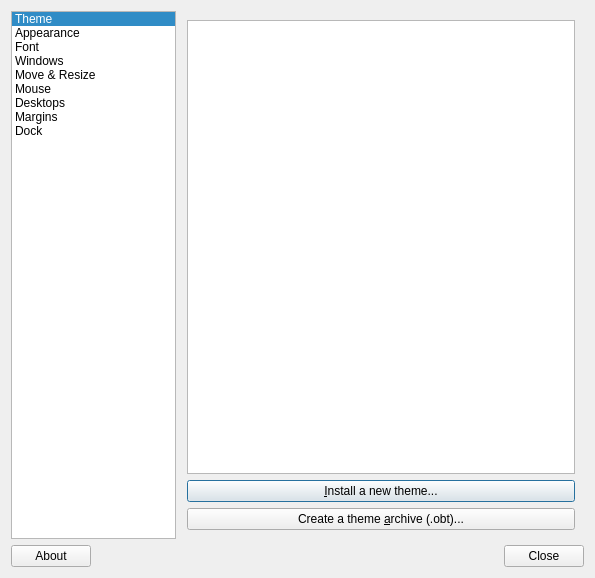
<?xml version="1.0" encoding="UTF-8"?>
<ui version="4.0">
 <class>MainDialog</class>
 <widget class="QDialog" name="MainDialog">
  <property name="geometry">
   <rect>
    <x>0</x>
    <y>0</y>
    <width>595</width>
    <height>578</height>
   </rect>
  </property>
  <property name="windowTitle">
   <string>Window Manager Preferences</string>
  </property>
  <layout class="QVBoxLayout" name="verticalLayout">
   <item>
    <layout class="QHBoxLayout" name="horizontalLayout" stretch="0,0">
     <property name="spacing">
      <number>2</number>
     </property>
     <item>
      <widget class="QListWidget" name="listWidget">
       <property name="sizePolicy">
        <sizepolicy hsizetype="Preferred" vsizetype="Preferred">
         <horstretch>0</horstretch>
         <verstretch>0</verstretch>
        </sizepolicy>
       </property>
       <property name="horizontalScrollBarPolicy">
        <enum>Qt::ScrollBarAlwaysOff</enum>
       </property>
       <property name="currentRow">
        <number>0</number>
       </property>
       <item>
        <property name="text">
         <string>Theme</string>
        </property>
       </item>
       <item>
        <property name="text">
         <string>Appearance</string>
        </property>
       </item>
       <item>
        <property name="text">
         <string>Font</string>
        </property>
       </item>
       <item>
        <property name="text">
         <string>Windows</string>
        </property>
       </item>
       <item>
        <property name="text">
         <string>Move &amp; Resize</string>
        </property>
       </item>
       <item>
        <property name="text">
         <string>Mouse</string>
        </property>
       </item>
       <item>
        <property name="text">
         <string>Desktops</string>
        </property>
       </item>
       <item>
        <property name="text">
         <string>Margins</string>
        </property>
       </item>
       <item>
        <property name="text">
         <string>Dock</string>
        </property>
       </item>
      </widget>
     </item>
     <item>
      <widget class="QStackedWidget" name="stackedWidget">
       <property name="currentIndex">
        <number>0</number>
       </property>
       <widget class="QWidget" name="themePage">
        <layout class="QVBoxLayout" name="verticalLayout_2">
         <item>
          <widget class="QListView" name="theme_names"/>
         </item>
         <item>
          <widget class="QPushButton" name="install_theme">
           <property name="text">
            <string>&amp;Install a new theme...</string>
           </property>
          </widget>
         </item>
         <item>
          <widget class="QPushButton" name="theme_archive">
           <property name="text">
            <string>Create a theme &amp;archive (.obt)...</string>
           </property>
          </widget>
         </item>
        </layout>
       </widget>
       <widget class="QWidget" name="appearancePage">
        <layout class="QVBoxLayout" name="verticalLayout_4">
         <item>
          <widget class="QGroupBox" name="groupBox">
           <property name="title">
            <string>Windows</string>
           </property>
           <layout class="QVBoxLayout" name="verticalLayout_3">
            <item>
             <widget class="QCheckBox" name="window_border">
              <property name="text">
               <string>&amp;Windows retain a border when undecorated</string>
              </property>
             </widget>
            </item>
            <item>
             <widget class="QCheckBox" name="animate_iconify">
              <property name="text">
               <string>A&amp;nimate iconify and restore</string>
              </property>
             </widget>
            </item>
           </layout>
          </widget>
         </item>
         <item>
          <widget class="QGroupBox" name="groupBox_2">
           <property name="title">
            <string>Window Titles</string>
           </property>
           <layout class="QFormLayout" name="formLayout_2">
            <item row="0" column="0">
             <widget class="QLabel" name="label">
              <property name="text">
               <string>Button order:</string>
              </property>
             </widget>
            </item>
            <item row="0" column="1">
             <widget class="QLineEdit" name="title_layout"/>
            </item>
            <item row="1" column="0" colspan="2">
             <widget class="QLabel" name="label_35">
              <property name="text">
               <string>N: Window icon
L: Window label (Title)
I: Iconify (Minimize)
M: Maximize
C: Close
S: Shade (Roll up)
D: Omnipresent (On all desktops)</string>
              </property>
             </widget>
            </item>
           </layout>
          </widget>
         </item>
         <item>
          <spacer name="verticalSpacer_4">
           <property name="orientation">
            <enum>Qt::Vertical</enum>
           </property>
           <property name="sizeHint" stdset="0">
            <size>
             <width>20</width>
             <height>40</height>
            </size>
           </property>
          </spacer>
         </item>
        </layout>
       </widget>
       <widget class="QWidget" name="fontPage">
        <layout class="QFormLayout" name="formLayout">
         <property name="fieldGrowthPolicy">
          <enum>QFormLayout::AllNonFixedFieldsGrow</enum>
         </property>
         <item row="0" column="1">
          <widget class="Fm::FontButton" name="font_active">
           <property name="text">
            <string/>
           </property>
          </widget>
         </item>
         <item row="1" column="1">
          <widget class="Fm::FontButton" name="font_inactive">
           <property name="text">
            <string/>
           </property>
          </widget>
         </item>
         <item row="2" column="1">
          <widget class="Fm::FontButton" name="font_menu_header">
           <property name="text">
            <string/>
           </property>
          </widget>
         </item>
         <item row="3" column="1">
          <widget class="Fm::FontButton" name="font_menu_item">
           <property name="text">
            <string/>
           </property>
          </widget>
         </item>
         <item row="4" column="1">
          <widget class="Fm::FontButton" name="font_active_display">
           <property name="text">
            <string/>
           </property>
          </widget>
         </item>
         <item row="5" column="1">
          <widget class="Fm::FontButton" name="font_inactive_display">
           <property name="text">
            <string/>
           </property>
          </widget>
         </item>
         <item row="0" column="0">
          <widget class="QLabel" name="label_2">
           <property name="text">
            <string>&amp;Active window title: </string>
           </property>
           <property name="buddy">
            <cstring>font_active</cstring>
           </property>
          </widget>
         </item>
         <item row="1" column="0">
          <widget class="QLabel" name="label_3">
           <property name="text">
            <string>&amp;Inactive window title: </string>
           </property>
           <property name="buddy">
            <cstring>font_inactive</cstring>
           </property>
          </widget>
         </item>
         <item row="2" column="0">
          <widget class="QLabel" name="label_5">
           <property name="text">
            <string>Menu &amp;header: </string>
           </property>
           <property name="buddy">
            <cstring>font_menu_header</cstring>
           </property>
          </widget>
         </item>
         <item row="3" column="0">
          <widget class="QLabel" name="label_4">
           <property name="text">
            <string>&amp;Menu Item: </string>
           </property>
           <property name="buddy">
            <cstring>font_menu_item</cstring>
           </property>
          </widget>
         </item>
         <item row="4" column="0">
          <widget class="QLabel" name="label_6">
           <property name="text">
            <string>Active &amp;On-screen display: </string>
           </property>
           <property name="buddy">
            <cstring>font_active_display</cstring>
           </property>
          </widget>
         </item>
         <item row="5" column="0">
          <widget class="QLabel" name="label_7">
           <property name="text">
            <string>Inactive O&amp;n-screen display: </string>
           </property>
           <property name="buddy">
            <cstring>font_inactive_display</cstring>
           </property>
          </widget>
         </item>
        </layout>
       </widget>
       <widget class="QWidget" name="windowsPage">
        <layout class="QVBoxLayout" name="verticalLayout_10">
         <item>
          <widget class="QCheckBox" name="focus_new">
           <property name="text">
            <string>Focus &amp;new windows when they appear</string>
           </property>
          </widget>
         </item>
         <item>
          <widget class="QCheckBox" name="place_mouse">
           <property name="text">
            <string>&amp;Place new windows under the mouse pointer</string>
           </property>
          </widget>
         </item>
         <item>
          <widget class="QCheckBox" name="place_center">
           <property name="text">
            <string>&amp;Center new windows when they are placed</string>
           </property>
          </widget>
         </item>
         <item>
          <layout class="QHBoxLayout" name="horizontalLayout_3">
           <item>
            <widget class="QLabel" name="label_31">
             <property name="text">
              <string>Prefer to place new windows &amp;on:</string>
             </property>
             <property name="buddy">
              <cstring>place_active_popup</cstring>
             </property>
            </widget>
           </item>
           <item>
            <widget class="QComboBox" name="place_active_popup">
             <item>
              <property name="text">
               <string>All monitors</string>
              </property>
             </item>
             <item>
              <property name="text">
               <string>The active monitor</string>
              </property>
             </item>
             <item>
              <property name="text">
               <string>The monitor with the mouse</string>
              </property>
             </item>
             <item>
              <property name="text">
               <string>Primary monitor</string>
              </property>
             </item>
            </widget>
           </item>
          </layout>
         </item>
         <item>
          <widget class="QGroupBox" name="groupBox_8">
           <property name="title">
            <string>Primary Monitor</string>
           </property>
           <layout class="QFormLayout" name="formLayout_4">
            <item row="0" column="0" colspan="2">
             <widget class="QLabel" name="label_32">
              <property name="text">
               <string>The primary monitor is where Openbox will place dialogs, such as the one used for cycling windows.</string>
              </property>
              <property name="wordWrap">
               <bool>true</bool>
              </property>
             </widget>
            </item>
            <item row="1" column="0">
             <widget class="QLabel" name="label_33">
              <property name="text">
               <string>Primary &amp;monitor:</string>
              </property>
              <property name="buddy">
               <cstring>primary_monitor_popup</cstring>
              </property>
             </widget>
            </item>
            <item row="1" column="1">
             <widget class="QComboBox" name="primary_monitor_popup">
              <item>
               <property name="text">
                <string>Fixed Monitor</string>
               </property>
              </item>
              <item>
               <property name="text">
                <string>Active Monitor</string>
               </property>
              </item>
              <item>
               <property name="text">
                <string>Monitor With Mouse Pointer</string>
               </property>
              </item>
             </widget>
            </item>
            <item row="2" column="0">
             <widget class="QLabel" name="label_34">
              <property name="text">
               <string>&amp;Fixed monitor:</string>
              </property>
              <property name="buddy">
               <cstring>fixed_monitor</cstring>
              </property>
             </widget>
            </item>
            <item row="2" column="1">
             <widget class="QSpinBox" name="fixed_monitor">
              <property name="minimum">
               <number>1</number>
              </property>
              <property name="maximum">
               <number>100</number>
              </property>
             </widget>
            </item>
           </layout>
          </widget>
         </item>
         <item>
          <spacer name="verticalSpacer_5">
           <property name="orientation">
            <enum>Qt::Vertical</enum>
           </property>
           <property name="sizeHint" stdset="0">
            <size>
             <width>20</width>
             <height>40</height>
            </size>
           </property>
          </spacer>
         </item>
        </layout>
       </widget>
       <widget class="QWidget" name="moveResizePage">
        <layout class="QVBoxLayout" name="verticalLayout_5">
         <item>
          <widget class="QGroupBox" name="groupBox_3">
           <property name="title">
            <string>Moving and Resizing Windows</string>
           </property>
           <layout class="QFormLayout" name="formLayout_3">
            <item row="0" column="0" colspan="2">
             <widget class="QCheckBox" name="resize_contents">
              <property name="text">
               <string>Update the window contents while &amp;resizing</string>
              </property>
             </widget>
            </item>
            <item row="1" column="0">
             <widget class="QLabel" name="label_8">
              <property name="text">
               <string>Drag &amp;threshold distance:</string>
              </property>
              <property name="buddy">
               <cstring>drag_threshold</cstring>
              </property>
             </widget>
            </item>
            <item row="1" column="1">
             <widget class="QSpinBox" name="drag_threshold">
              <property name="minimum">
               <number>1</number>
              </property>
              <property name="maximum">
               <number>100</number>
              </property>
             </widget>
            </item>
            <item row="2" column="0">
             <widget class="QLabel" name="label_9">
              <property name="text">
               <string>Amount of resistance against other &amp;windows:</string>
              </property>
              <property name="buddy">
               <cstring>resist_window</cstring>
              </property>
             </widget>
            </item>
            <item row="2" column="1">
             <widget class="QSpinBox" name="resist_window">
              <property name="minimum">
               <number>0</number>
              </property>
              <property name="maximum">
               <number>100</number>
              </property>
             </widget>
            </item>
            <item row="3" column="0">
             <widget class="QLabel" name="label_10">
              <property name="text">
               <string>Amount of resistance against screen &amp;edges:</string>
              </property>
              <property name="buddy">
               <cstring>resist_edge</cstring>
              </property>
             </widget>
            </item>
            <item row="3" column="1">
             <widget class="QSpinBox" name="resist_edge">
              <property name="minimum">
               <number>0</number>
              </property>
              <property name="maximum">
               <number>100</number>
              </property>
             </widget>
            </item>
            <item row="5" column="0">
             <widget class="QLabel" name="label_11">
              <property name="text">
               <string>&amp;Amount of time to wait before switching:</string>
              </property>
              <property name="buddy">
               <cstring>warp_edge_time</cstring>
              </property>
             </widget>
            </item>
            <item row="5" column="1">
             <widget class="QSpinBox" name="warp_edge_time">
              <property name="minimum">
               <number>100</number>
              </property>
              <property name="maximum">
               <number>10000</number>
              </property>
             </widget>
            </item>
            <item row="4" column="0" colspan="2">
             <widget class="QCheckBox" name="warp_edge">
              <property name="text">
               <string>&amp;Switch desktops when moving a window past the screen edge</string>
              </property>
             </widget>
            </item>
           </layout>
          </widget>
         </item>
         <item>
          <widget class="QGroupBox" name="groupBox_4">
           <property name="title">
            <string>Information Dialog</string>
           </property>
           <layout class="QGridLayout" name="gridLayout_2">
            <item row="2" column="1">
             <widget class="QComboBox" name="fixed_x_popup">
              <item>
               <property name="text">
                <string>Centered</string>
               </property>
              </item>
              <item>
               <property name="text">
                <string>From left edge</string>
               </property>
              </item>
              <item>
               <property name="text">
                <string>From right edge</string>
               </property>
              </item>
             </widget>
            </item>
            <item row="3" column="0">
             <widget class="QLabel" name="label_30">
              <property name="text">
               <string>Fixed &amp;y position:</string>
              </property>
              <property name="buddy">
               <cstring>fixed_y_popup</cstring>
              </property>
             </widget>
            </item>
            <item row="3" column="1">
             <widget class="QComboBox" name="fixed_y_popup">
              <item>
               <property name="text">
                <string>Centered</string>
               </property>
              </item>
              <item>
               <property name="text">
                <string>From top edge</string>
               </property>
              </item>
              <item>
               <property name="text">
                <string>From bottom edge</string>
               </property>
              </item>
             </widget>
            </item>
            <item row="1" column="0">
             <widget class="QLabel" name="label_13">
              <property name="text">
               <string>Information dialog's &amp;position:</string>
              </property>
              <property name="buddy">
               <cstring>resize_position</cstring>
              </property>
             </widget>
            </item>
            <item row="2" column="0">
             <widget class="QLabel" name="label_29">
              <property name="text">
               <string>Fixed &amp;x position:</string>
              </property>
              <property name="buddy">
               <cstring>fixed_x_popup</cstring>
              </property>
             </widget>
            </item>
            <item row="0" column="0">
             <widget class="QLabel" name="label_12">
              <property name="text">
               <string>Show &amp;information dialog:</string>
              </property>
              <property name="buddy">
               <cstring>resize_popup</cstring>
              </property>
             </widget>
            </item>
            <item row="3" column="2">
             <widget class="QSpinBox" name="fixed_y_pos">
              <property name="maximum">
               <number>10000</number>
              </property>
             </widget>
            </item>
            <item row="2" column="2">
             <widget class="QSpinBox" name="fixed_x_pos">
              <property name="maximum">
               <number>10000</number>
              </property>
             </widget>
            </item>
            <item row="0" column="1" colspan="2">
             <widget class="QComboBox" name="resize_popup">
              <item>
               <property name="text">
                <string>When resizing terminal windows</string>
               </property>
              </item>
              <item>
               <property name="text">
                <string>Always</string>
               </property>
              </item>
              <item>
               <property name="text">
                <string>Never</string>
               </property>
              </item>
             </widget>
            </item>
            <item row="1" column="1" colspan="2">
             <widget class="QComboBox" name="resize_position">
              <item>
               <property name="text">
                <string>Centered on the window</string>
               </property>
              </item>
              <item>
               <property name="text">
                <string>Above the window</string>
               </property>
              </item>
              <item>
               <property name="text">
                <string>Fixed position on screen</string>
               </property>
              </item>
             </widget>
            </item>
           </layout>
          </widget>
         </item>
         <item>
          <layout class="QVBoxLayout" name="verticalLayout_9"/>
         </item>
         <item>
          <spacer name="verticalSpacer">
           <property name="orientation">
            <enum>Qt::Vertical</enum>
           </property>
           <property name="sizeHint" stdset="0">
            <size>
             <width>20</width>
             <height>40</height>
            </size>
           </property>
          </spacer>
         </item>
        </layout>
       </widget>
       <widget class="QWidget" name="mousePage">
        <layout class="QVBoxLayout" name="verticalLayout_7">
         <item>
          <widget class="QGroupBox" name="groupBox_5">
           <property name="title">
            <string>Focusing Windows</string>
           </property>
           <property name="checkable">
            <bool>false</bool>
           </property>
           <layout class="QVBoxLayout" name="verticalLayout_6">
            <item>
             <widget class="QCheckBox" name="focus_mouse">
              <property name="text">
               <string>Focus windows when the mouse pointer moves over them</string>
              </property>
             </widget>
            </item>
            <item>
             <layout class="QFormLayout" name="formLayout_5">
              <property name="leftMargin">
               <number>16</number>
              </property>
              <item row="3" column="0">
               <widget class="QLabel" name="focus_delay_label">
                <property name="text">
                 <string>&amp;Delay before focusing and raising windows:</string>
                </property>
                <property name="buddy">
                 <cstring>focus_delay</cstring>
                </property>
               </widget>
              </item>
              <item row="3" column="1">
               <widget class="QSpinBox" name="focus_delay">
                <property name="minimum">
                 <number>0</number>
                </property>
                <property name="maximum">
                 <number>10000</number>
                </property>
               </widget>
              </item>
              <item row="0" column="0" colspan="2">
               <widget class="QCheckBox" name="focus_notlast">
                <property name="text">
                 <string>Move focus under the mouse when &amp;switching desktops</string>
                </property>
               </widget>
              </item>
              <item row="1" column="0" colspan="2">
               <widget class="QCheckBox" name="focus_under_mouse">
                <property name="text">
                 <string>Move focus &amp;under the mouse when the mouse is not moving</string>
                </property>
               </widget>
              </item>
              <item row="2" column="0" colspan="2">
               <widget class="QCheckBox" name="focus_raise">
                <property name="text">
                 <string>&amp;Raise windows when the mouse pointer moves over them</string>
                </property>
               </widget>
              </item>
             </layout>
            </item>
           </layout>
          </widget>
         </item>
         <item>
          <widget class="QGroupBox" name="groupBox_6">
           <property name="title">
            <string>Titlebar</string>
           </property>
           <layout class="QFormLayout" name="formLayout_6">
            <item row="0" column="0">
             <widget class="QLabel" name="label_15">
              <property name="text">
               <string>Double click on the &amp;titlebar:</string>
              </property>
              <property name="buddy">
               <cstring>titlebar_doubleclick</cstring>
              </property>
             </widget>
            </item>
            <item row="0" column="1">
             <widget class="QComboBox" name="titlebar_doubleclick">
              <item>
               <property name="text">
                <string>Maximizes the window</string>
               </property>
              </item>
              <item>
               <property name="text">
                <string>Shades the window</string>
               </property>
              </item>
             </widget>
            </item>
            <item row="1" column="0">
             <widget class="QLabel" name="label_16">
              <property name="text">
               <string>Double click ti&amp;me:</string>
              </property>
              <property name="buddy">
               <cstring>doubleclick_time</cstring>
              </property>
             </widget>
            </item>
            <item row="1" column="1">
             <widget class="QSpinBox" name="doubleclick_time">
              <property name="maximum">
               <number>10000</number>
              </property>
             </widget>
            </item>
           </layout>
          </widget>
         </item>
         <item>
          <spacer name="verticalSpacer_2">
           <property name="orientation">
            <enum>Qt::Vertical</enum>
           </property>
           <property name="sizeHint" stdset="0">
            <size>
             <width>20</width>
             <height>40</height>
            </size>
           </property>
          </spacer>
         </item>
        </layout>
       </widget>
       <widget class="QWidget" name="desktopPage">
        <layout class="QFormLayout" name="formLayout_7">
         <property name="fieldGrowthPolicy">
          <enum>QFormLayout::AllNonFixedFieldsGrow</enum>
         </property>
         <item row="0" column="0">
          <widget class="QCheckBox" name="desktop_popup">
           <property name="text">
            <string>&amp;Show a notification when switching desktops</string>
           </property>
          </widget>
         </item>
         <item row="1" column="0">
          <widget class="QLabel" name="label_17">
           <property name="text">
            <string>&amp;Amount of time to show the notification for:</string>
           </property>
           <property name="buddy">
            <cstring>desktop_popup_time</cstring>
           </property>
          </widget>
         </item>
         <item row="1" column="1">
          <widget class="QSpinBox" name="desktop_popup_time">
           <property name="enabled">
            <bool>false</bool>
           </property>
           <property name="minimum">
            <number>1</number>
           </property>
           <property name="maximum">
            <number>10000</number>
           </property>
          </widget>
         </item>
         <item row="3" column="0">
          <widget class="QLabel" name="label_18">
           <property name="text">
            <string>&amp;Number of desktops: </string>
           </property>
           <property name="buddy">
            <cstring>desktop_num</cstring>
           </property>
          </widget>
         </item>
         <item row="3" column="1">
          <widget class="QSpinBox" name="desktop_num">
           <property name="minimum">
            <number>1</number>
           </property>
           <property name="maximum">
            <number>100</number>
           </property>
          </widget>
         </item>
         <item row="9" column="0" colspan="2">
          <widget class="QListWidget" name="desktop_names"/>
         </item>
         <item row="4" column="0" colspan="2">
          <widget class="QLabel" name="label_19">
           <property name="text">
            <string>&amp;Desktop names:</string>
           </property>
           <property name="buddy">
            <cstring>desktop_names</cstring>
           </property>
          </widget>
         </item>
        </layout>
       </widget>
       <widget class="QWidget" name="marginsPage">
        <layout class="QVBoxLayout" name="verticalLayout_8">
         <item>
          <widget class="QGroupBox" name="groupBox_7">
           <property name="title">
            <string>Desktop Margins</string>
           </property>
           <layout class="QGridLayout" name="gridLayout">
            <item row="0" column="0" colspan="3">
             <widget class="QLabel" name="label_20">
              <property name="text">
               <string>Desktop margins are reserved areas on the edge of your screen.  New windows will not be placed within a margin, and maximized windows will not cover them.</string>
              </property>
              <property name="wordWrap">
               <bool>true</bool>
              </property>
             </widget>
            </item>
            <item row="1" column="0">
             <widget class="QLabel" name="label_21">
              <property name="text">
               <string>Left:</string>
              </property>
             </widget>
            </item>
            <item row="1" column="1">
             <widget class="QSpinBox" name="margins_left">
              <property name="maximum">
               <number>100</number>
              </property>
             </widget>
            </item>
            <item row="1" column="2">
             <widget class="QLabel" name="label_25">
              <property name="text">
               <string>px</string>
              </property>
             </widget>
            </item>
            <item row="2" column="0">
             <widget class="QLabel" name="label_22">
              <property name="text">
               <string>Top:</string>
              </property>
             </widget>
            </item>
            <item row="2" column="1">
             <widget class="QSpinBox" name="margins_top">
              <property name="maximum">
               <number>100</number>
              </property>
             </widget>
            </item>
            <item row="2" column="2">
             <widget class="QLabel" name="label_26">
              <property name="text">
               <string>px</string>
              </property>
             </widget>
            </item>
            <item row="3" column="0">
             <widget class="QLabel" name="label_23">
              <property name="text">
               <string>Right:</string>
              </property>
             </widget>
            </item>
            <item row="3" column="1">
             <widget class="QSpinBox" name="margins_right">
              <property name="maximum">
               <number>100</number>
              </property>
             </widget>
            </item>
            <item row="3" column="2">
             <widget class="QLabel" name="label_27">
              <property name="text">
               <string>px</string>
              </property>
             </widget>
            </item>
            <item row="4" column="0">
             <widget class="QLabel" name="label_24">
              <property name="text">
               <string>Bottom:</string>
              </property>
             </widget>
            </item>
            <item row="4" column="1">
             <widget class="QSpinBox" name="margins_bottom">
              <property name="maximum">
               <number>100</number>
              </property>
             </widget>
            </item>
            <item row="4" column="2">
             <widget class="QLabel" name="label_28">
              <property name="text">
               <string>px</string>
              </property>
             </widget>
            </item>
           </layout>
          </widget>
         </item>
         <item>
          <spacer name="verticalSpacer_3">
           <property name="orientation">
            <enum>Qt::Vertical</enum>
           </property>
           <property name="sizeHint" stdset="0">
            <size>
             <width>20</width>
             <height>40</height>
            </size>
           </property>
          </spacer>
         </item>
        </layout>
       </widget>
       <widget class="QWidget" name="dockPage">
        <layout class="QVBoxLayout" name="verticalLayout_12" stretch="0,0,0,0,1">
         <item>
          <widget class="QLabel" name="label_14">
           <property name="text">
            <string>The dock is a special container for &quot;dockapps&quot;, or dock applications.  It is not visible on screen until a dockapp is run.  Dockapps can be used to show things like a clock, or to provide you with a system tray.</string>
           </property>
           <property name="wordWrap">
            <bool>true</bool>
           </property>
          </widget>
         </item>
         <item>
          <widget class="QGroupBox" name="groupBox_10">
           <property name="sizePolicy">
            <sizepolicy hsizetype="Preferred" vsizetype="Fixed">
             <horstretch>0</horstretch>
             <verstretch>0</verstretch>
            </sizepolicy>
           </property>
           <property name="title">
            <string>Position</string>
           </property>
           <layout class="QFormLayout" name="formLayout_8">
            <item row="0" column="0">
             <widget class="QLabel" name="label_36">
              <property name="sizePolicy">
               <sizepolicy hsizetype="Preferred" vsizetype="Fixed">
                <horstretch>0</horstretch>
                <verstretch>0</verstretch>
               </sizepolicy>
              </property>
              <property name="text">
               <string>&amp;Position:</string>
              </property>
              <property name="buddy">
               <cstring>dock_position</cstring>
              </property>
             </widget>
            </item>
            <item row="0" column="1">
             <widget class="QComboBox" name="dock_position">
              <property name="currentIndex">
               <number>-1</number>
              </property>
              <item>
               <property name="text">
                <string>Top Left</string>
               </property>
              </item>
              <item>
               <property name="text">
                <string>Top</string>
               </property>
              </item>
              <item>
               <property name="text">
                <string>Top Right</string>
               </property>
              </item>
              <item>
               <property name="text">
                <string>Left</string>
               </property>
              </item>
              <item>
               <property name="text">
                <string>Right</string>
               </property>
              </item>
              <item>
               <property name="text">
                <string>Bottom Left</string>
               </property>
              </item>
              <item>
               <property name="text">
                <string>Bottom</string>
               </property>
              </item>
              <item>
               <property name="text">
                <string>Bottom Right</string>
               </property>
              </item>
              <item>
               <property name="text">
                <string>Floating</string>
               </property>
              </item>
             </widget>
            </item>
            <item row="1" column="0">
             <widget class="QLabel" name="label_37">
              <property name="sizePolicy">
               <sizepolicy hsizetype="Preferred" vsizetype="Fixed">
                <horstretch>0</horstretch>
                <verstretch>0</verstretch>
               </sizepolicy>
              </property>
              <property name="text">
               <string>&amp;Floating position:</string>
              </property>
              <property name="buddy">
               <cstring>dock_float_x</cstring>
              </property>
             </widget>
            </item>
            <item row="1" column="1">
             <layout class="QHBoxLayout" name="horizontalLayout_4">
              <item>
               <widget class="QSpinBox" name="dock_float_x">
                <property name="maximum">
                 <number>10000</number>
                </property>
               </widget>
              </item>
              <item>
               <widget class="QLabel" name="label_38">
                <property name="sizePolicy">
                 <sizepolicy hsizetype="Fixed" vsizetype="Preferred">
                  <horstretch>0</horstretch>
                  <verstretch>0</verstretch>
                 </sizepolicy>
                </property>
                <property name="text">
                 <string>x</string>
                </property>
               </widget>
              </item>
              <item>
               <widget class="QSpinBox" name="dock_float_y">
                <property name="maximum">
                 <number>10000</number>
                </property>
               </widget>
              </item>
             </layout>
            </item>
            <item row="2" column="0" colspan="2">
             <widget class="QCheckBox" name="dock_nostrut">
              <property name="text">
               <string>Allow &amp;windows to be placed within the dock's area</string>
              </property>
             </widget>
            </item>
            <item row="3" column="0">
             <widget class="QLabel" name="label_39">
              <property name="text">
               <string>&amp;Orientation: </string>
              </property>
              <property name="buddy">
               <cstring>dock_direction</cstring>
              </property>
             </widget>
            </item>
            <item row="3" column="1">
             <widget class="QComboBox" name="dock_direction">
              <property name="currentIndex">
               <number>-1</number>
              </property>
              <item>
               <property name="text">
                <string>Vertical</string>
               </property>
              </item>
              <item>
               <property name="text">
                <string>Horizontal</string>
               </property>
              </item>
             </widget>
            </item>
           </layout>
          </widget>
         </item>
         <item>
          <widget class="QGroupBox" name="groupBox_11">
           <property name="title">
            <string>Stacking</string>
           </property>
           <layout class="QVBoxLayout" name="verticalLayout_11">
            <item>
             <widget class="QRadioButton" name="dock_stack_top">
              <property name="text">
               <string>Keep dock &amp;above other windows</string>
              </property>
             </widget>
            </item>
            <item>
             <widget class="QRadioButton" name="dock_stack_normal">
              <property name="text">
               <string>A&amp;llow dock to be both above and below windows</string>
              </property>
             </widget>
            </item>
            <item>
             <widget class="QRadioButton" name="dock_stack_bottom">
              <property name="text">
               <string>Keep dock &amp;below other windows</string>
              </property>
             </widget>
            </item>
           </layout>
          </widget>
         </item>
         <item>
          <widget class="QGroupBox" name="groupBox_12">
           <property name="title">
            <string>Hiding</string>
           </property>
           <layout class="QFormLayout" name="formLayout_9">
            <item row="1" column="0">
             <widget class="QLabel" name="label_40">
              <property name="text">
               <string>&amp;Delay before hiding:</string>
              </property>
              <property name="buddy">
               <cstring>dock_hide_delay</cstring>
              </property>
             </widget>
            </item>
            <item row="2" column="0">
             <widget class="QLabel" name="label_41">
              <property name="text">
               <string>Delay before &amp;showing:</string>
              </property>
              <property name="buddy">
               <cstring>dock_show_delay</cstring>
              </property>
             </widget>
            </item>
            <item row="1" column="1">
             <widget class="QSpinBox" name="dock_hide_delay">
              <property name="enabled">
               <bool>false</bool>
              </property>
              <property name="maximum">
               <number>10000</number>
              </property>
             </widget>
            </item>
            <item row="2" column="1">
             <widget class="QSpinBox" name="dock_show_delay">
              <property name="enabled">
               <bool>false</bool>
              </property>
              <property name="maximum">
               <number>10000</number>
              </property>
             </widget>
            </item>
            <item row="0" column="0" colspan="2">
             <widget class="QCheckBox" name="dock_hide">
              <property name="text">
               <string>&amp;Hide off screen</string>
              </property>
             </widget>
            </item>
           </layout>
          </widget>
         </item>
         <item>
          <spacer name="verticalSpacer_6">
           <property name="orientation">
            <enum>Qt::Vertical</enum>
           </property>
           <property name="sizeHint" stdset="0">
            <size>
             <width>20</width>
             <height>40</height>
            </size>
           </property>
          </spacer>
         </item>
        </layout>
       </widget>
      </widget>
     </item>
    </layout>
   </item>
   <item>
    <layout class="QHBoxLayout" name="horizontalLayout_2">
     <item>
      <widget class="QPushButton" name="about">
       <property name="text">
        <string>About</string>
       </property>
      </widget>
     </item>
     <item>
      <widget class="QDialogButtonBox" name="buttonBox">
       <property name="orientation">
        <enum>Qt::Horizontal</enum>
       </property>
       <property name="standardButtons">
        <set>QDialogButtonBox::Close</set>
       </property>
      </widget>
     </item>
    </layout>
   </item>
  </layout>
 </widget>
 <customwidgets>
  <customwidget>
   <class>Fm::FontButton</class>
   <extends>QPushButton</extends>
   <header>fontbutton.h</header>
  </customwidget>
 </customwidgets>
 <resources/>
 <connections>
  <connection>
   <sender>buttonBox</sender>
   <signal>accepted()</signal>
   <receiver>MainDialog</receiver>
   <slot>accept()</slot>
   <hints>
    <hint type="sourcelabel">
     <x>449</x>
     <y>567</y>
    </hint>
    <hint type="destinationlabel">
     <x>157</x>
     <y>274</y>
    </hint>
   </hints>
  </connection>
  <connection>
   <sender>buttonBox</sender>
   <signal>rejected()</signal>
   <receiver>MainDialog</receiver>
   <slot>reject()</slot>
   <hints>
    <hint type="sourcelabel">
     <x>517</x>
     <y>567</y>
    </hint>
    <hint type="destinationlabel">
     <x>286</x>
     <y>274</y>
    </hint>
   </hints>
  </connection>
  <connection>
   <sender>listWidget</sender>
   <signal>currentRowChanged(int)</signal>
   <receiver>stackedWidget</receiver>
   <slot>setCurrentIndex(int)</slot>
   <hints>
    <hint type="sourcelabel">
     <x>101</x>
     <y>192</y>
    </hint>
    <hint type="destinationlabel">
     <x>386</x>
     <y>180</y>
    </hint>
   </hints>
  </connection>
  <connection>
   <sender>desktop_popup</sender>
   <signal>toggled(bool)</signal>
   <receiver>desktop_popup_time</receiver>
   <slot>setEnabled(bool)</slot>
   <hints>
    <hint type="sourcelabel">
     <x>249</x>
     <y>35</y>
    </hint>
    <hint type="destinationlabel">
     <x>249</x>
     <y>39</y>
    </hint>
   </hints>
  </connection>
  <connection>
   <sender>dock_hide</sender>
   <signal>toggled(bool)</signal>
   <receiver>dock_hide_delay</receiver>
   <slot>setEnabled(bool)</slot>
   <hints>
    <hint type="sourcelabel">
     <x>225</x>
     <y>416</y>
    </hint>
    <hint type="destinationlabel">
     <x>379</x>
     <y>450</y>
    </hint>
   </hints>
  </connection>
  <connection>
   <sender>dock_hide</sender>
   <signal>toggled(bool)</signal>
   <receiver>dock_show_delay</receiver>
   <slot>setEnabled(bool)</slot>
   <hints>
    <hint type="sourcelabel">
     <x>293</x>
     <y>420</y>
    </hint>
    <hint type="destinationlabel">
     <x>471</x>
     <y>479</y>
    </hint>
   </hints>
  </connection>
 </connections>
</ui>
